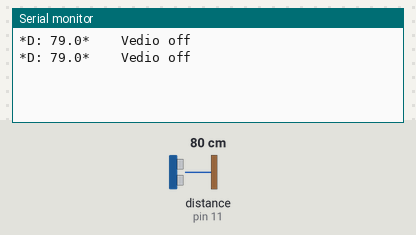
Recording of a sketch running on a simulated Arduino Uno, built with avr-gcc and run on an emulated ATmega328P. Shown: the last lines printed to the serial monitor. Wiring (inferred from the names in the program): ultrasonic range finder: trigger pin 12; echo pin 11. The test bench sets the inputs (shaded band); at power-on: distance to the obstacle (sensor on pin 11) 80 cm. The echo pulse lasts 58.3 µs per cm.

Above: at 3.9 s.
4.0 s: distance to the obstacle (sensor on pin 11) set to 12 cm
At 7.2 s:
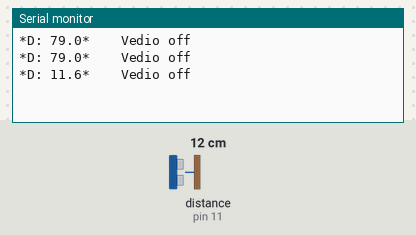
8.0 s: distance to the obstacle (sensor on pin 11) set to 9 cm
At 9.6 s:
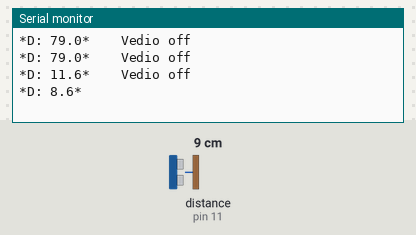

Measured:
- the behaviour switches between 11 and 10 cm on distance to the obstacle (sensor on pin 11) (found by bisection; images 1 and 2)
- after the input at 4.0 s, the serial monitor: prints a new line after 2.2 s (image 1)
- after the input at 8.0 s, the serial monitor: prints a new line after 1.3 s (image 2)

The sketch:

eco.ino
```cpp
int treg = 12;
int sig = 11;
float d;
int pingTravelTime;


void setup() {
Serial.begin(9600);

pinMode(treg,OUTPUT);
pinMode(sig,INPUT);
digitalWrite(treg,LOW);
}

void loop() {
digitalWrite(treg,HIGH);
delayMicroseconds(20);
digitalWrite(treg,LOW);
pingTravelTime= pulseIn(sig,HIGH);
d= 0.0001*((float)pingTravelTime*340.0)/2.0;

Serial.print("*D: "+String(d,1)+"*");
  if (d>=10)Serial.println("    Vedio off");
  delay(3000);
  if (d<=10)Serial.println("   vedio on");

  delay(100);
}
```
